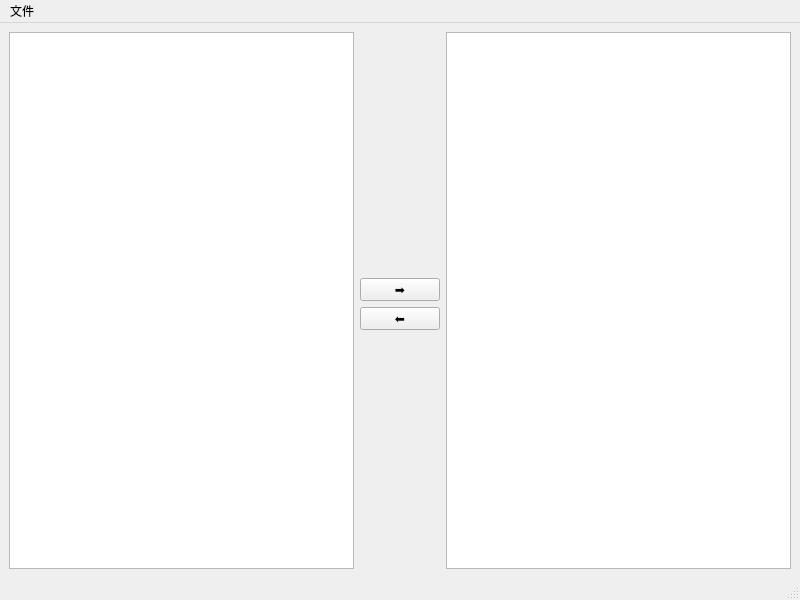
<?xml version="1.0" encoding="UTF-8"?>
<ui version="4.0">
  <class>Base64Converter</class>
  <widget class="QMainWindow" name="Base64Converter">
    <property name="minimumSize">
      <size>
        <width>800</width>
        <height>600</height>
      </size>
    </property>
    <property name="windowTitle">
      <string>Base64Converter</string>
    </property>
    <widget class="QWidget" name="centralwidget">
      <layout class="QGridLayout" name="gridLayout">
        <item row="0" column="0" rowspan="4">
          <widget class="QStackedWidget" name="stackedWidget">
            <widget class="QWidget" name="page_TextView">
              <layout class="QVBoxLayout" name="verticalLayout_2">
                <property name="leftMargin">
                  <number>0</number>
                </property>
                <property name="topMargin">
                  <number>0</number>
                </property>
                <property name="rightMargin">
                  <number>0</number>
                </property>
                <property name="bottomMargin">
                  <number>0</number>
                </property>
                <item>
                  <widget class="QPlainTextEdit" name="plainTextEdit" />
                </item>
              </layout>
            </widget>
            <widget class="QWidget" name="page_ImageView">
              <layout class="QVBoxLayout" name="verticalLayout">
                <property name="leftMargin">
                  <number>0</number>
                </property>
                <property name="topMargin">
                  <number>0</number>
                </property>
                <property name="rightMargin">
                  <number>0</number>
                </property>
                <property name="bottomMargin">
                  <number>0</number>
                </property>
                <item>
                  <widget class="QLabel" name="label">
                    <property name="text">
                      <string />
                    </property>
                  </widget>
                </item>
              </layout>
            </widget>
          </widget>
        </item>
        <item row="0" column="1">
          <spacer name="verticalSpacer">
            <property name="orientation">
              <enum>Qt::Orientation::Vertical</enum>
            </property>
            <property name="sizeHint" stdset="0">
              <size>
                <width>0</width>
                <height>0</height>
              </size>
            </property>
          </spacer>
        </item>
        <item row="1" column="1">
          <widget class="QPushButton" name="pushButton_ConvertToBase64">
            <property name="text">
              <string>➡️</string>
            </property>
          </widget>
        </item>
        <item row="2" column="1">
          <widget class="QPushButton" name="pushButton_ConvertFromBase64">
            <property name="text">
              <string>⬅️</string>
            </property>
          </widget>
        </item>
        <item row="3" column="1">
          <spacer name="verticalSpacer_2">
            <property name="orientation">
              <enum>Qt::Orientation::Vertical</enum>
            </property>
            <property name="sizeHint" stdset="0">
              <size>
                <width>0</width>
                <height>209</height>
              </size>
            </property>
          </spacer>
        </item>
        <item row="0" column="2" rowspan="4">
          <widget class="QPlainTextEdit" name="plainTextEdit_Base64" />
        </item>
      </layout>
    </widget>
    <widget class="QMenuBar" name="menubar">
      <property name="geometry">
        <rect>
          <x>0</x>
          <y>0</y>
          <width>800</width>
          <height>33</height>
        </rect>
      </property>
      <widget class="QMenu" name="menu">
        <property name="title">
          <string>文件</string>
        </property>
        <addaction name="action_Open" />
      </widget>
      <addaction name="menu" />
    </widget>
    <widget class="QStatusBar" name="statusbar" />
    <action name="action_Open">
      <property name="text">
        <string>打开</string>
      </property>
    </action>
  </widget>
  <resources />
  <connections />
</ui>
